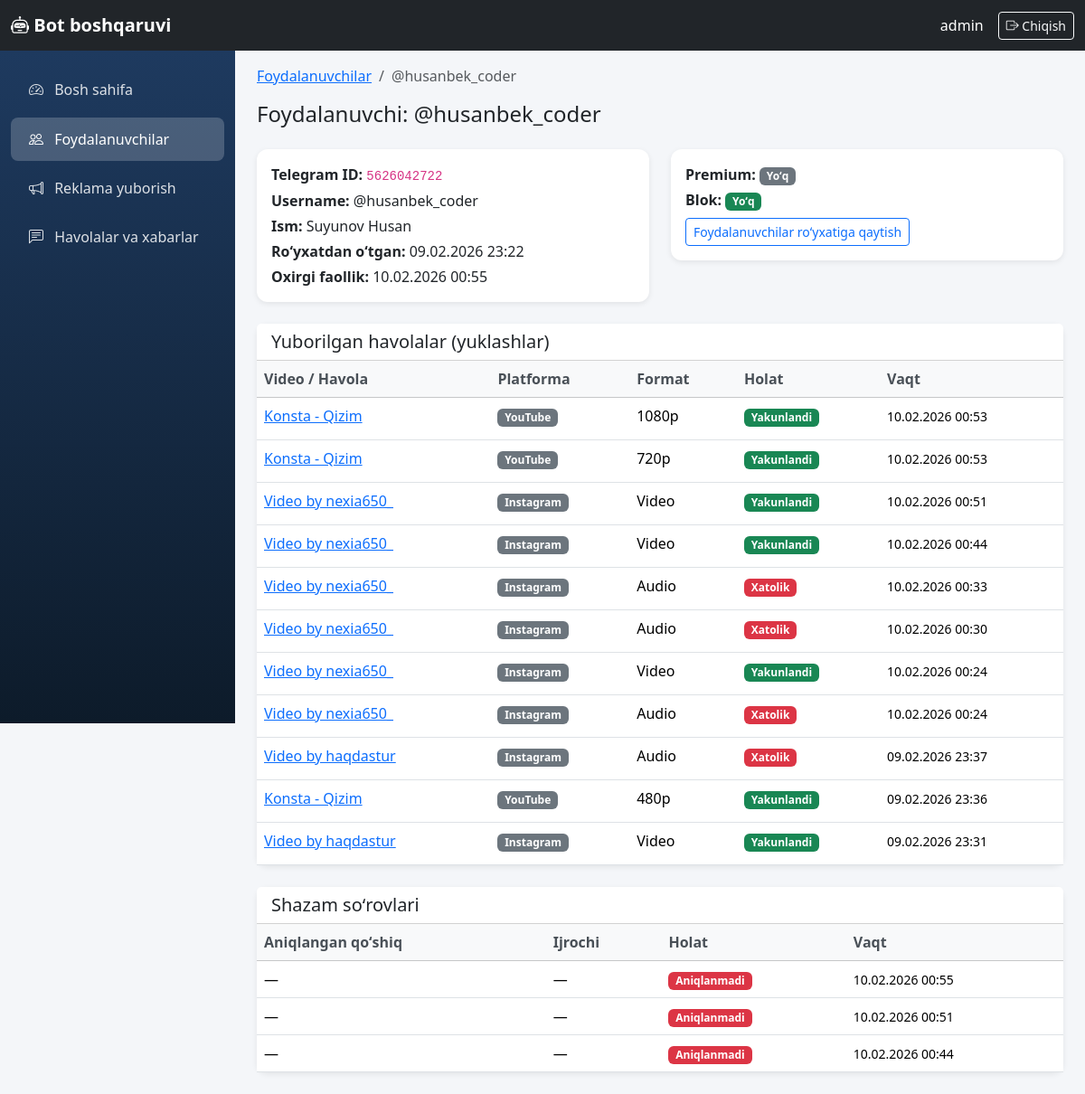
The page /boshqaruv/foydalanuvchilar/2/ (signed in) on the database as committed earlier.
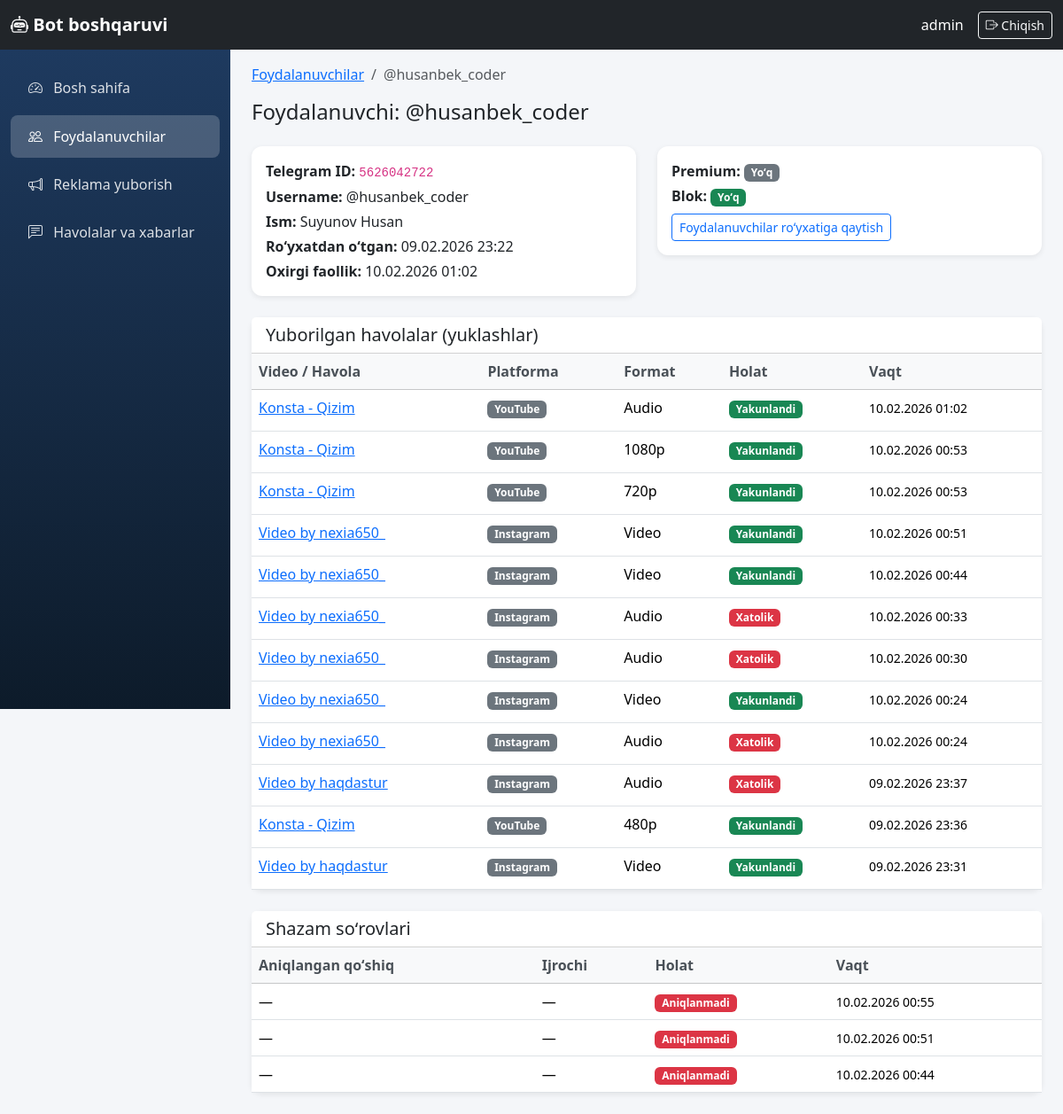
The same page on the database as committed later.
### core/models.py (models this page shows, shortened)
class TelegramUser(models.Model):
    telegram_id = models.BigIntegerField(unique=True, verbose_name='Telegram ID')
    username = models.CharField(max_length=255, blank=True, null=True, verbose_name='Username')
    first_name = models.CharField(max_length=255, verbose_name='Ism')
    last_name = models.CharField(max_length=255, blank=True, null=True, verbose_name='Familiya')
    created_at = models.DateTimeField(auto_now_add=True, verbose_name='Ro\'yxatdan o\'tgan vaqt')
    last_active = models.DateTimeField(auto_now=True, verbose_name='Oxirgi faollik')
    download_count = models.PositiveIntegerField(default=0, verbose_name='Yuklashlar soni')
    is_premium = models.BooleanField(default=False, verbose_name='Premium')
    is_banned = models.BooleanField(default=False, verbose_name='Bloklangan')
    class Meta:
        verbose_name = 'Foydalanuvchi'
        verbose_name_plural = 'Foydalanuvchilar'
        ordering = ['-last_active']
    def __str__(self):
        if self.username:
            return f'@{self.username}'
        return self.first_name

class DownloadHistory(models.Model):
    STATUS_CHOICES = [
        ('pending', 'Kutilmoqda'),
        ('processing', 'Ishlanmoqda'),
        ('completed', 'Yakunlandi'),
        ('failed', 'Xatolik'),
    ]
    PLATFORM_CHOICES = [
        ('youtube', 'YouTube'),
        ('instagram', 'Instagram'),
        ('tiktok', 'TikTok'),
        ('snapchat', 'Snapchat'),
        ('likee', 'Likee'),
        ('other', 'Boshqa'),
    ]
    user = models.ForeignKey(
        TelegramUser,
        on_delete=models.CASCADE,
        related_name='downloads',
        verbose_name='Foydalanuvchi',
    )
    video_url = models.URLField(max_length=500, verbose_name='Video havolasi')
    video_title = models.CharField(max_length=500, verbose_name='Video nomi')
    platform = models.CharField(max_length=20, choices=PLATFORM_CHOICES, default='other', verbose_name='Platforma')
    format_label = models.CharField(max_length=50, verbose_name='Format')
    status = models.CharField(max_length=20, choices=STATUS_CHOICES, default='pending', verbose_name='Holat')
    file_size = models.BigIntegerField(null=True, blank=True, verbose_name='Fayl hajmi (bayt)')
    error_message = models.TextField(blank=True, null=True, verbose_name='Xatolik xabari')
    downloaded_at = models.DateTimeField(auto_now_add=True, verbose_name='Yuklangan vaqt')
    completed_at = models.DateTimeField(null=True, blank=True, verbose_name='Yakunlangan vaqt')
    class Meta:
        verbose_name = 'Yuklash tarixi'
        verbose_name_plural = 'Yuklash tarixi'
        ordering = ['-downloaded_at']

class ShazamLog(models.Model):
    user = models.ForeignKey(
        TelegramUser,
        on_delete=models.CASCADE,
        related_name='shazam_logs',
        verbose_name='Foydalanuvchi',
    )
    audio_file_name = models.CharField(max_length=255, verbose_name='Audio fayl nomi')
    recognized_title = models.CharField(max_length=500, blank=True, null=True, verbose_name='Aniqlangan qo\'shiq')
    recognized_artist = models.CharField(max_length=500, blank=True, null=True, verbose_name='Aniqlangan ijrochi')
    is_successful = models.BooleanField(default=False, verbose_name='Muvaffaqiyatli')
    error_message = models.TextField(blank=True, null=True, verbose_name='Xatolik xabari')
    recognized_at = models.DateTimeField(auto_now_add=True, verbose_name='Aniqlangan vaqt')
    class Meta:
        verbose_name = 'Shazam log'
        verbose_name_plural = 'Shazam loglar'
        ordering = ['-recognized_at']

### dashboard/views.py (the view)
# urls.py: path('boshqaruv/foydalanuvchilar/<int:pk>/', views.user_detail_view, name='user_detail'),
@login_required(login_url='dashboard:login')
def user_detail_view(request, pk):
    user = get_object_or_404(TelegramUser, pk=pk)
    downloads = DownloadHistory.objects.filter(user=user).order_by('-downloaded_at')
    shazam_logs = ShazamLog.objects.filter(user=user).order_by('-recognized_at')
    return render(request, 'dashboard/user_detail.html', {
        'profile': user,
        'downloads': downloads,
        'shazam_logs': shazam_logs,
    })

### templates/dashboard/user_detail.html (shortened to what the changed rows need)
{% extends 'dashboard/base.html' %}
{% block content %}
<nav aria-label="breadcrumb" class="mb-3">
    <ol class="breadcrumb">
        <li class="breadcrumb-item"><a href="{% url 'dashboard:users' %}">Foydalanuvchilar</a></li>
        <li class="breadcrumb-item active">{{ profile }}</li>
    </ol>
</nav>
<h1 class="h4 mb-4">Foydalanuvchi: {{ profile }}</h1>
<div class="row mb-4">
    <div class="col-md-6">
        <div class="card">
            <div class="card-body">
                <p class="mb-1"><strong>Telegram ID:</strong> <code>{{ profile.telegram_id }}</code></p>
                {% if profile.username %}<p class="mb-1"><strong>Username:</strong> @{{ profile.username }}</p>{% endif %}
                <p class="mb-1"><strong>Ism:</strong> {{ profile.first_name }} {{ profile.last_name|default:"" }}</p>
                <p class="mb-1"><strong>Roʻyxatdan oʻtgan:</strong> {{ profile.created_at|date:"d.m.Y H:i" }}</p>
                <p class="mb-0"><strong>Oxirgi faollik:</strong> {{ profile.last_active|date:"d.m.Y H:i" }}</p>
            </div>
        </div>
    </div>
    <div class="col-md-6">
    </div>
</div>
<div class="card mb-4">
    <div class="card-header bg-white">
    </div>
    <div class="card-body p-0">
        <div class="table-responsive">
            <table class="table table-hover mb-0">
                <thead class="table-light">
                    <tr>
                        <th>Video / Havola</th>
                        <th>Platforma</th>
                        <th>Format</th>
                        <th>Holat</th>
                        <th>Vaqt</th>
                    </tr>
                </thead>
                <tbody>
                    {% for d in downloads %}
                    <tr>
                        <td>
                            <a href="{{ d.video_url }}" target="_blank" rel="noopener" class="link-cell d-inline-block" style="max-width: 240px;" title="{{ d.video_url }}">{{ d.video_title|truncatewords:6 }}</a>
                        </td>
                        <td><span class="badge platform-badge bg-secondary">{{ d.get_platform_display }}</span></td>
                        <td>{{ d.format_label }}</td>
                        <td>
                            {% if d.status == 'completed' %}<span class="badge bg-success">Yakunlandi</span>
                            {% elif d.status == 'failed' %}<span class="badge bg-danger">Xatolik</span>
                            {% else %}<span class="badge bg-warning text-dark">{{ d.get_status_display }}</span>{% endif %}
                        </td>
                        <td><small>{{ d.downloaded_at|date:"d.m.Y H:i" }}</small></td>
                    </tr>
                    {% empty %}
                    <tr><td colspan="5" class="text-center text-muted py-4">Yuklashlar yoʻq</td></tr>
                    {% endfor %}
                </tbody>
            </table>
        </div>
    </div>
</div>
<div class="card">
    <div class="card-header bg-white">
    </div>
    <div class="card-body p-0">
        <div class="table-responsive">
            <table class="table table-hover mb-0">
                <thead class="table-light">
                    <tr>
                        <th>Aniqlangan qoʻshiq</th>
                        <th>Ijrochi</th>
                        <th>Holat</th>
                        <th>Vaqt</th>
                    </tr>
                </thead>
                <tbody>
                    {% for s in shazam_logs %}
                    <tr>
                        <td>{{ s.recognized_title|default:"—" }}</td>
                        <td>{{ s.recognized_artist|default:"—" }}</td>
                        <td>{% if s.is_successful %}<span class="badge bg-success">Muvaffaqiyatli</span>{% else %}<span class="badge bg-danger">Aniqlanmadi</span>{% endif %}</td>
                        <td><small>{{ s.recognized_at|date:"d.m.Y H:i" }}</small></td>
                    </tr>
                    {% empty %}
                    <tr><td colspan="4" class="text-center text-muted py-4">Shazam soʻrovlari yoʻq</td></tr>
                    {% endfor %}
                </tbody>
            </table>
        </div>
    </div>
</div>
{% endblock %}

Rows that differ between the two databases and show on the page:
changed TelegramUser "@husanbek_coder": last_active "10.02.2026 00:55" → "10.02.2026 01:02"
added DownloadHistory: video_title "Konsta - Qizim", platform "YouTube", format_label "Audio", status "Yakunlandi", downloaded_at "10.02.2026 01:02"
